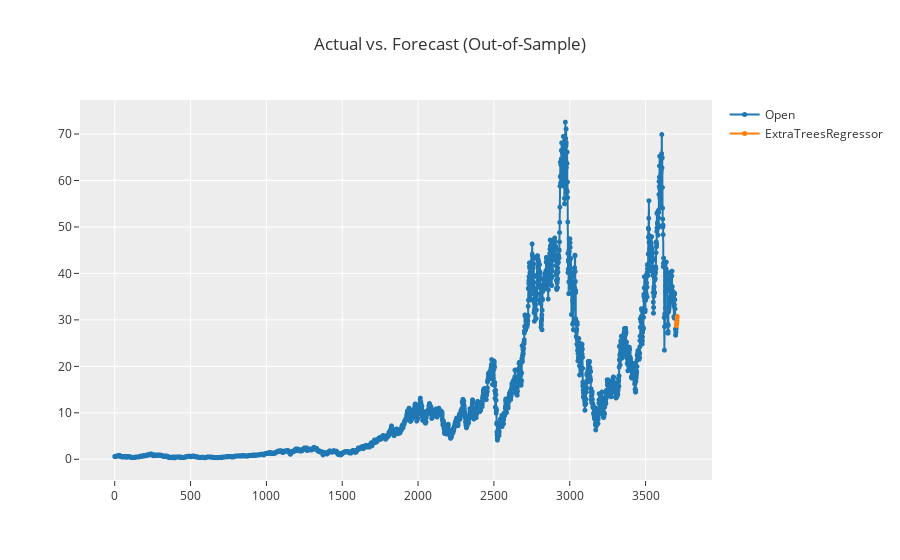

Notebook code for this chart:
### Code cell
# !pip install yfinance pycaret

import pandas as pd
import yfinance as yf
from pycaret.time_series import TSForecastingExperiment

# Step 1: Fetch the data using yfinance
dat = yf.Ticker("SOXL")
df = dat.history(period='max')

# Step 2: Extract only the 'Open' column
open_data = df[['Open']]

# Step 3: Prepare the data for PyCaret
open_data.reset_index(inplace=True)
open_data.columns = ['Date', 'Open']

# Step 4: Initialize PyCaret Time Series Forecasting Experiment
exp = TSForecastingExperiment()
exp.setup(data=open_data['Open'], fh=7, fold=10, session_id=42, n_jobs=-1, use_gpu=False)  # Using a forecast horizon (fh) of 7 days, increased fold for better validation, enabling parallel processing, and applying data transformation

# Step 5: Train and compare models
best_model = exp.compare_models(sort='MAE', turbo=True)  # Sorting by Mean Absolute Error for better performance, using turbo mode to speed up comparison

# Step 6: Finalize the model and predict future values
final_model = exp.finalize_model(best_model)
forecast = exp.predict_model(final_model)

# Step 7: Plot the forecast
exp.plot_model(final_model, plot='forecast')

# Optional: Print forecasted values
print(forecast)

### Figure 1 — Plotly figure (JSON) as saved in the notebook; plotly's stock layout.template omitted (floating-point values rounded to 4 significant figures; data arrays with more than 128 entries replaced by an {"elided": "..."} marker saying what was removed)
{"data": [{"line": {"color": "rgb(31, 119, 180)", "width": 2}, "marker": {"color": "rgb(31, 119, 180)", "size": 5}, "mode": "lines+markers", "name": "Open", "type": "scattergl", "x": {"elided": "3710 int values"}, "xaxis": "x", "y": {"elided": "3710 float values"}, "yaxis": "y"}, {"line": {"color": "rgb(255, 127, 14)", "width": 2}, "marker": {"color": "rgb(255, 127, 14)", "size": 5}, "mode": "lines+markers", "name": "ExtraTreesRegressor", "type": "scattergl", "x": {"elided": "3710 int values"}, "xaxis": "x", "y": {"elided": "3710 float values"}, "yaxis": "y"}], "layout": {"showlegend": true, "title": {"text": "Actual vs. Forecast (Out-of-Sample)"}, "xaxis": {"anchor": "y", "domain": [0, 1]}, "yaxis": {"anchor": "x", "domain": [0, 1]}}}
